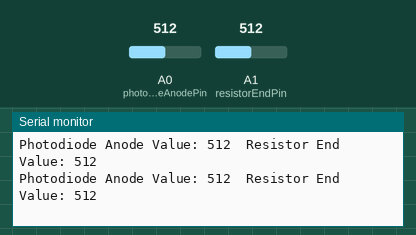
This sketch was run on a simulated Arduino Uno, built with avr-gcc and run on an emulated ATmega328P. Shown: the last lines printed to the serial monitor. The test bench sets the inputs (shaded band); at power-on: A0 (photodiodeAnodePin) = 512, A1 (resistorEndPin) = 512.

Above: at 1.3 s.
1.4 s: A0 (photodiodeAnodePin) set to 716
At 1.8 s:
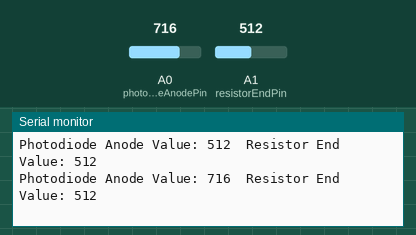
2.9 s: A1 (resistorEndPin) set to 716
At 3.4 s:
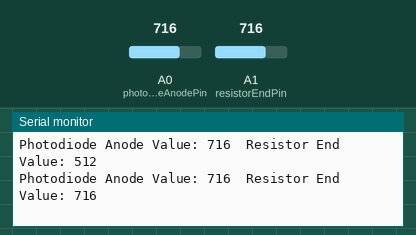
4.4 s: A0 (photodiodeAnodePin) set to 900
At 4.9 s:
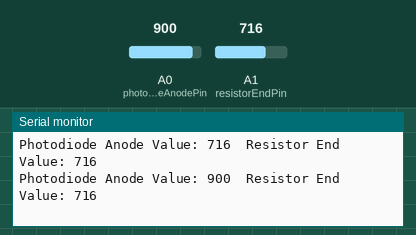
5.9 s: A1 (resistorEndPin) set to 900
At 6.4 s:
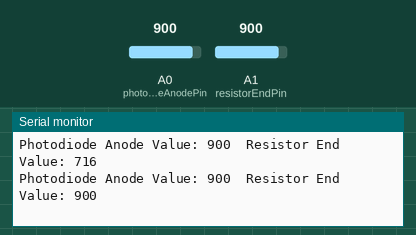
Timing chart, 0 to 8.4 s (numbered marks = the images above; inputs shaded):
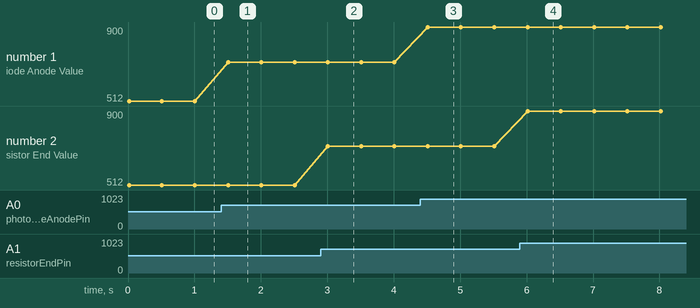

The sketch:

photodetectorReader.ino
```cpp
// Define the analog pins for the photodiode anode and the resistor junction
const int photodiodeAnodePin = A0;
const int resistorEndPin = A1;

// Variables to store the analog values
int photodiodeAnodeValue = 0;
int resistorEndValue = 0;

void setup() {
  // Start the serial communication
  Serial.begin(9600);

  // Set the analog pins as input
  pinMode(photodiodeAnodePin, INPUT);
  pinMode(resistorEndPin, INPUT);

  // Print test messages to check if A0 and A1 are recognized
  Serial.print("A0: ");
  Serial.println(A0);
  Serial.print("A1: ");
  Serial.println(A1);
}

void loop() {
  // Read the analog values from the photodiode anode and resistor end
  photodiodeAnodeValue = analogRead(photodiodeAnodePin);
  resistorEndValue = analogRead(resistorEndPin);

  // Print the values to the Serial Monitor
  Serial.print("Photodiode Anode Value: ");
  Serial.print(photodiodeAnodeValue);
  Serial.print("\tResistor End Value: ");
  Serial.println(resistorEndValue);

  // Add a small delay to avoid overwhelming the Serial Monitor
  delay(500);
}
```

Measured:
- after the input at 1.4 s, the serial monitor: prints a new line after 0.11 s (image 1)
- after the input at 2.9 s, the serial monitor: prints a new line after 0.11 s (image 2)
- after the input at 4.4 s, the serial monitor: prints a new line after 0.11 s (image 3)
- after the input at 5.9 s, the serial monitor: prints a new line after 0.11 s (image 4)
- plotted number 1: 512 → 716 after the input at 1.4 s, 716 → 900 after the input at 4.4 s
